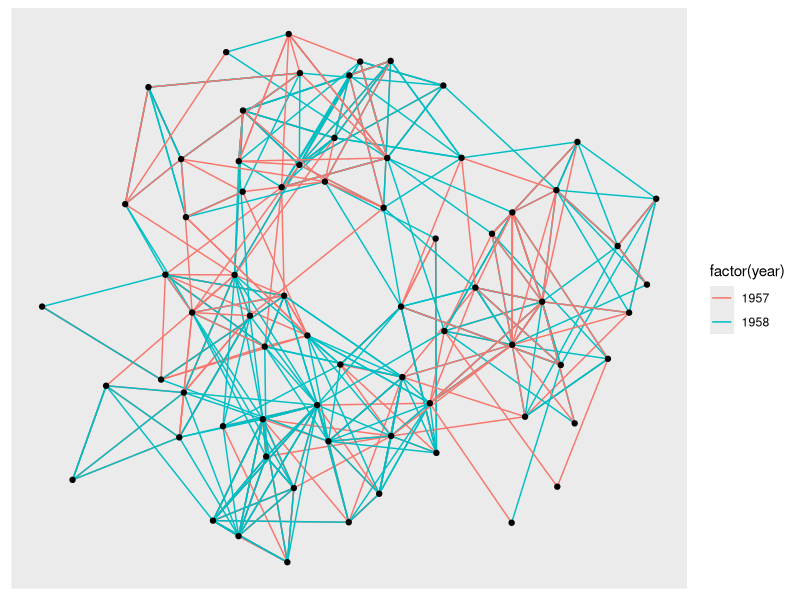
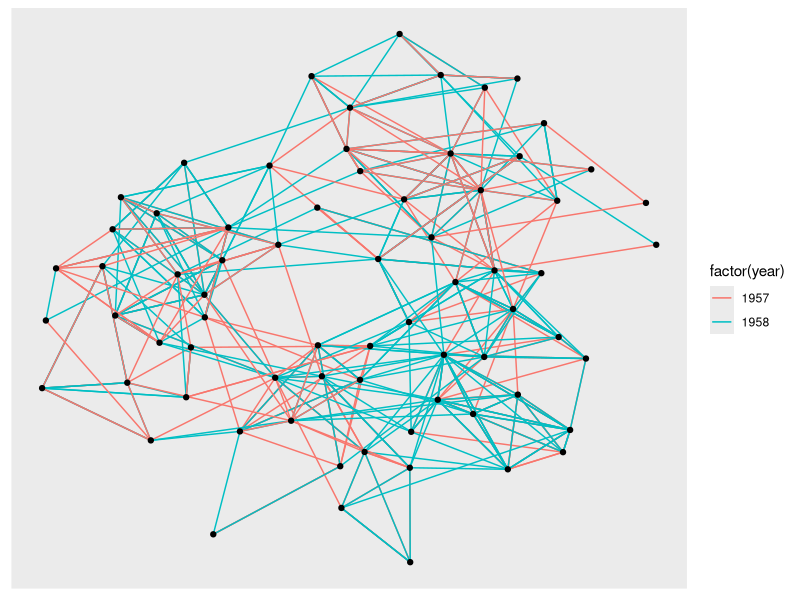
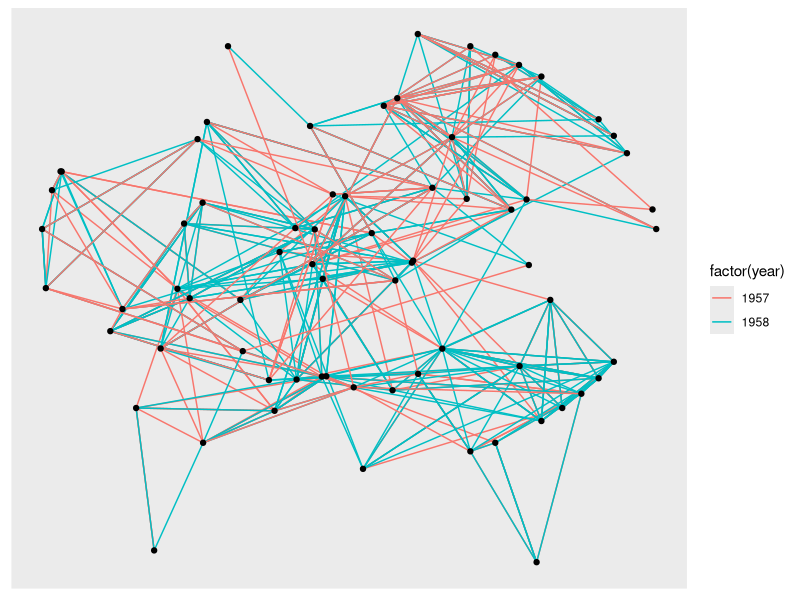
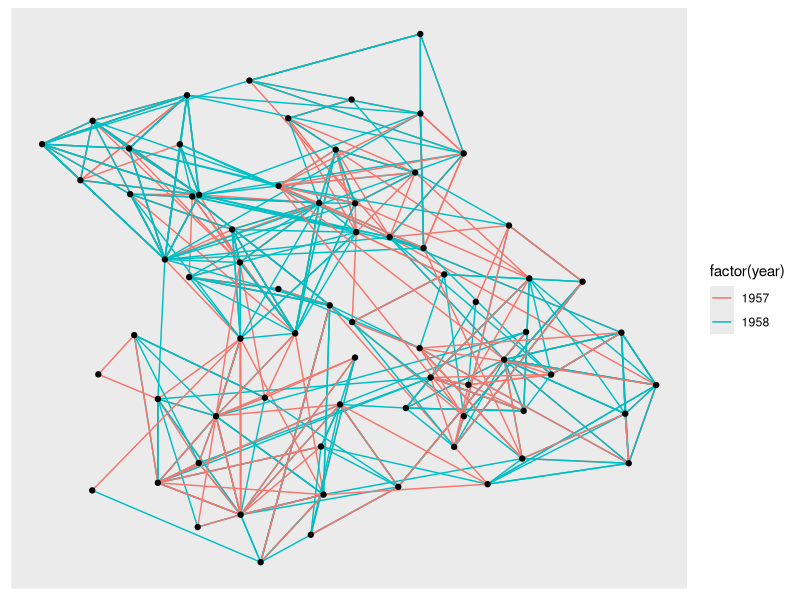
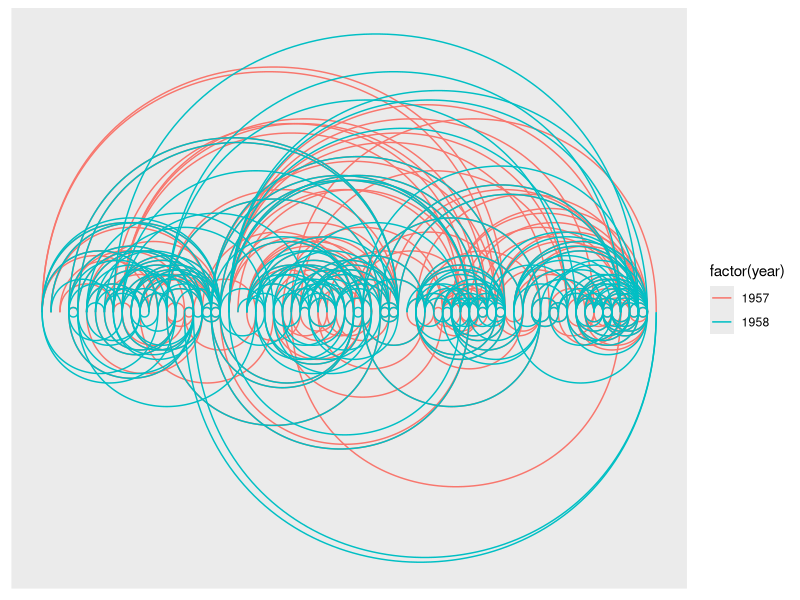
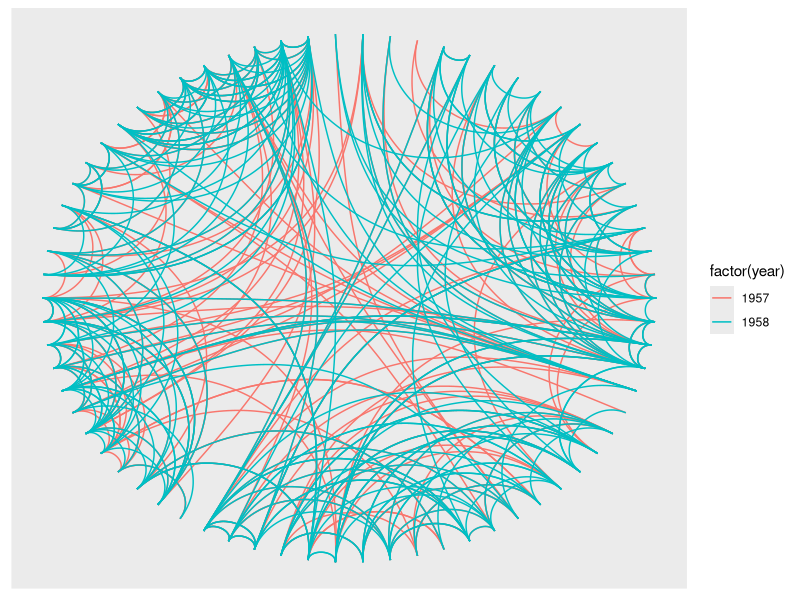
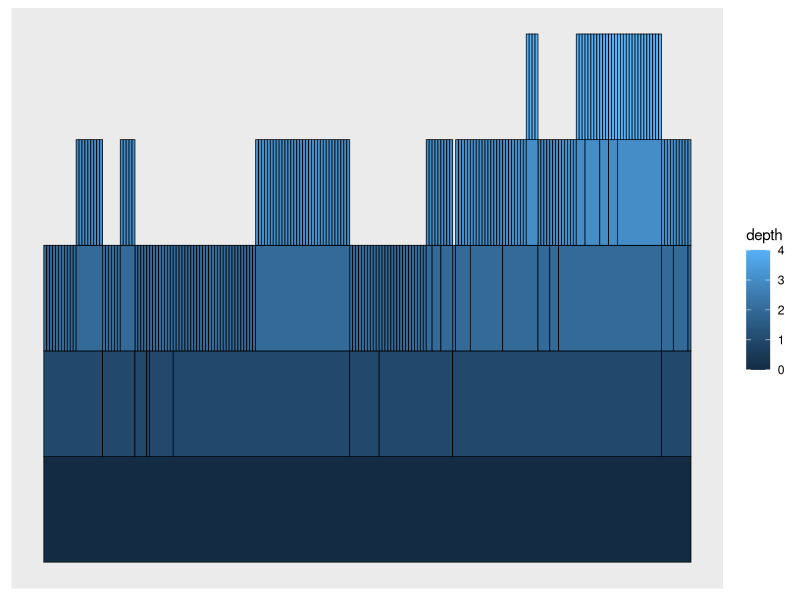
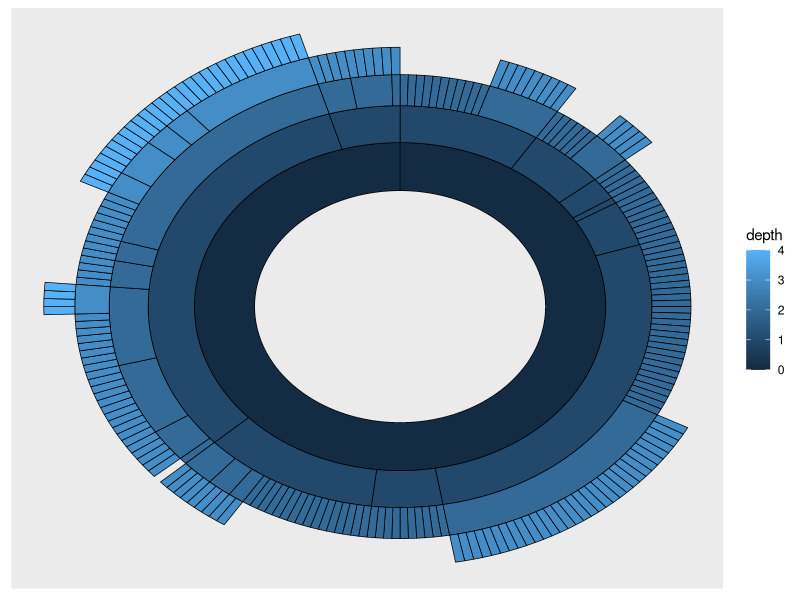

Write the R code that produced these figures, in order. (Note: this script raises an error after producing the figures.)
## ---- chunk 1
library(knitr)

knitr::opts_chunk$set(
  collapse = TRUE,
  comment = "#>",
  warning = FALSE,
  message = FALSE,
  ffmpeg.format='gif',
  interval = 1/15
)
Sys.setenv(LANG = "en")

set.seed(24)
## ---- chunk 2
library(ggraph)
library(igraph)
graph <- graph_from_data_frame(highschool)

# Not specifying the layout - defaults to "auto"
ggraph(graph) + 
    geom_edge_link(aes(colour = factor(year))) + 
    geom_node_point()
## ---- chunk 3
ggraph(graph, layout = 'kk') + 
    geom_edge_link(aes(colour = factor(year))) + 
    geom_node_point()
## ---- chunk 4
ggraph(graph, layout = 'kk', maxiter = 100) + 
    geom_edge_link(aes(colour = factor(year))) + 
    geom_node_point()
## ---- chunk 5
layout <- create_layout(graph, layout = 'drl')
ggraph(layout) + 
    geom_edge_link(aes(colour = factor(year))) + 
    geom_node_point()
## ---- chunk 6
head(layout)
## ---- chunk 7
attributes(layout)
## ---- chunk 8
# An arc diagram
ggraph(graph, layout = 'linear') + 
    geom_edge_arc(aes(colour = factor(year)))
## ---- chunk 9
# A coord diagram
ggraph(graph, layout = 'linear', circular = TRUE) + 
    geom_edge_arc(aes(colour = factor(year)))
## ---- chunk 10
graph <- graph_from_data_frame(flare$edges, vertices = flare$vertices)
# An icicle plot
ggraph(graph, 'partition') + 
    geom_node_tile(aes(fill = depth), size = 0.25)
## ---- chunk 11
# A sunburst plot
ggraph(graph, 'partition', circular = TRUE) + 
    geom_node_arc_bar(aes(fill = depth), size = 0.25)
## ---- chunk 12
library(tweenr)
igraph_layouts <- c('star', 'circle', 'gem', 'dh', 'graphopt', 'grid', 'mds', 
                    'randomly', 'fr', 'kk', 'drl', 'lgl')
igraph_layouts <- sample(igraph_layouts)
graph <- graph_from_data_frame(highschool)
V(graph)$degree <- degree(graph)
layouts <- lapply(igraph_layouts, create_layout, graph = graph)
layouts_tween <- tween_states(c(layouts, layouts[1]), tweenlength = 1, 
                              statelength = 1, ease = 'cubic-in-out', 
                              nframes = length(igraph_layouts) * 16 + 8)
title_transp <- tween_t(c(0, 1, 0, 0, 0), 16, 'cubic-in-out')[[1]]
for (i in seq_len(length(igraph_layouts) * 16)) {
    tmp_layout <- layouts_tween[layouts_tween$.frame == i, ]
    layout <- igraph_layouts[ceiling(i / 16)]
    title_alpha <- title_transp[i %% 16]
    p <- ggraph(graph, 'manual', node.position = tmp_layout) + 
        geom_edge_fan(aes(alpha = ..index.., colour = factor(year)), n = 15) +
        geom_node_point(aes(size = degree)) + 
        scale_edge_color_brewer(palette = 'Dark2') + 
        ggtitle(paste0('Layout: ', layout)) + 
        theme_void() + 
        theme(legend.position = 'none', 
              plot.title = element_text(colour = alpha('black', title_alpha)))
    plot(p)
}
## ---- chunk 13
V(graph)$friends <- degree(graph, mode = 'in')
V(graph)$friends <- ifelse(V(graph)$friends < 5, 'few', 
                           ifelse(V(graph)$friends >= 15, 'many', 'medium'))
ggraph(graph, 'hive', axis = 'friends', sort.by = 'degree') + 
    geom_edge_hive(aes(colour = factor(year), alpha = ..index..)) + 
    geom_axis_hive(aes(colour = friends), size = 3, label = FALSE) + 
    coord_fixed()
## ---- chunk 14
graph <- graph_from_data_frame(flare$edges, vertices = flare$vertices)
set.seed(1)
ggraph(graph, 'circlepack', weight = 'size') + 
    geom_node_circle(aes(fill = depth), size = 0.25, n = 50) + 
    coord_fixed()
## ---- chunk 15
set.seed(1)
ggraph(graph, 'circlepack', weight = 'size') + 
    geom_edge_link() + 
    geom_node_point(aes(colour = depth)) +
    coord_fixed()
## ---- chunk 16
ggraph(graph, 'treemap', weight = 'size') + 
    geom_node_tile(aes(fill = depth), size = 0.25)
## ---- chunk 17
ggraph(graph, 'treemap', weight = 'size') + 
    geom_edge_link() + 
    geom_node_point(aes(colour = depth))
## ---- chunk 18
ggraph(graph, 'dendrogram') + 
    geom_edge_diagonal()
## ---- chunk 19
dendrogram <- as.dendrogram(hclust(dist(iris[, 1:4])))
ggraph(dendrogram, 'dendrogram') + 
    geom_edge_elbow()
## ---- chunk 20
ggraph(dendrogram, 'dendrogram', circular = TRUE) + 
    geom_edge_elbow() + 
    coord_fixed()
